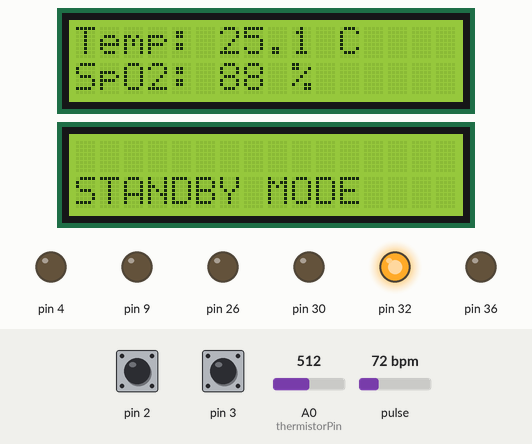
Recording of a sketch running on a simulated Arduino Mega 2560, built with avr-gcc and run on an emulated ATmega2560. On the bench: 2 × 16×2 character LCD, output pins drawn as LEDs (lit = HIGH). The test bench sets the inputs (shaded band); at power-on: pin 2 HIGH, A0 (thermistorPin) = 512, pin 3 HIGH, pulse 72 bpm.

Above: at 1.3 s.
1.4 s: pin 2 pulled LOW for 0.15 s
At 2.4 s:
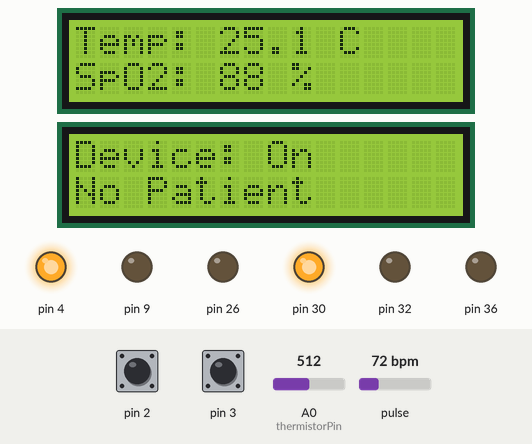
3.0 s: A0 (thermistorPin) set to 547
At 4.8 s:
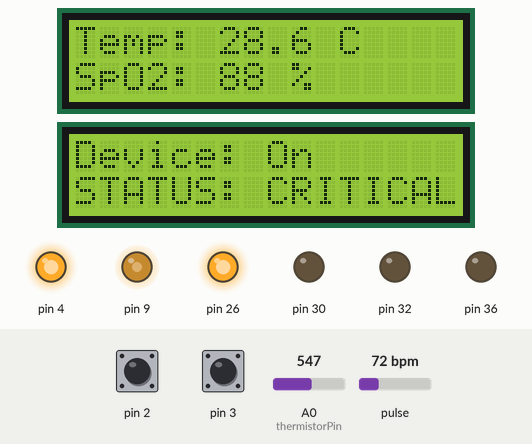
5.5 s: A0 (thermistorPin) set to 572
At 6.5 s:
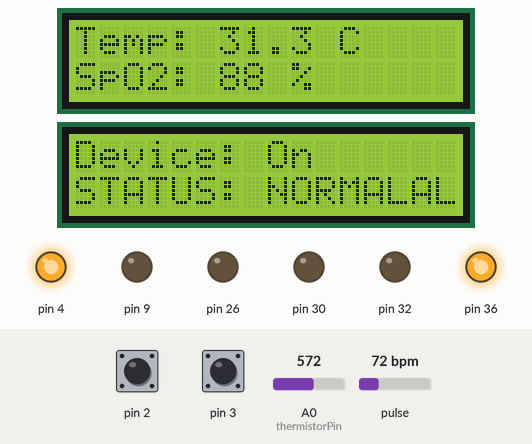
7.5 s: pin 3 pulled LOW for 0.15 s
At 8.1 s:
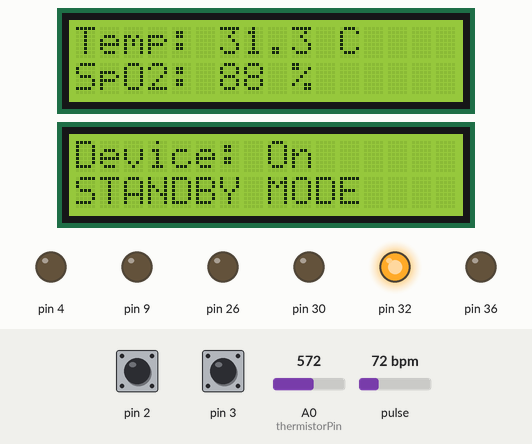
9.1 s: pin 2 pulled LOW for 1 s
At 10.4 s:
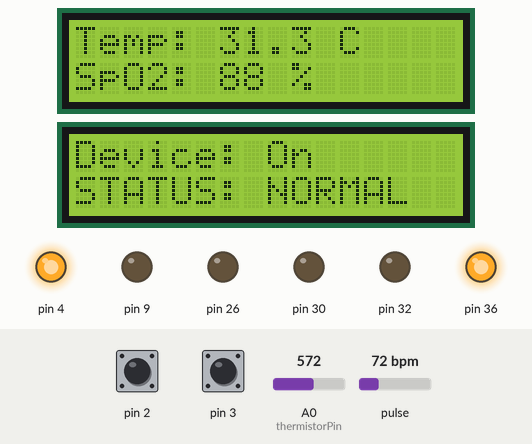
11.6 s: pulse set to 158 bpm
At 12.5 s:
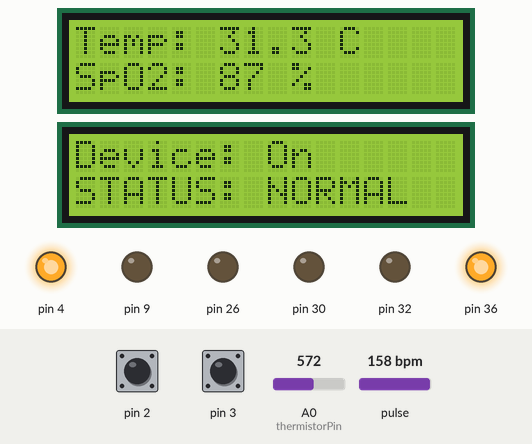
Timing chart, 0 to 14.6 s (numbered marks = the images above; inputs shaded):
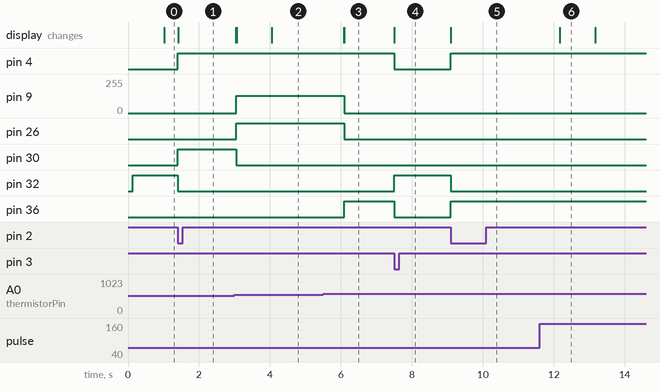

Measured:
- the behaviour switches between 531 and 532 on A0 (thermistorPin) (found by bisection; images 1 and 2)
- the behaviour switches between 559 and 560 on A0 (thermistorPin) (found by bisection; images 2 and 3)
- after the input at 1.4 s, pin 4, pin 30: LOW → HIGH at once; pin 32: HIGH → LOW at once; the display: changes at once (image 1)
- after the input at 3.0 s, pin 9: 0/255 → 128/255 after 0.06 s; pin 26: LOW → HIGH after 0.06 s; pin 30: HIGH → LOW after 0.06 s; the display: first changes at once (image 2 shows a later state)
- after the input at 5.5 s, pin 9: 128/255 → 0/255 after 0.59 s; pin 26: HIGH → LOW after 0.59 s; pin 36: LOW → HIGH after 0.59 s; the display: first changes after 0.58 s (image 3 shows a later state)
- after the input at 7.5 s, pin 4, pin 36: HIGH → LOW at once; pin 32: LOW → HIGH at once; the display: changes at once (image 4)
- after the input at 9.1 s, pin 4, pin 36: LOW → HIGH at once; pin 32: HIGH → LOW at once; the display: changes at once (image 5)
- after the input at 11.6 s, the display: changes after 0.56 s (image 6)

The sketch:

CPE_FinalProject.ino
```cpp
#include <LiquidCrystal.h>
#include <Wire.h>
#include "MAX30105.h"
#include <RTClib.h>

unsigned long lastDisplayTime = 0;
const unsigned long displayInterval = 60000;

#define F_CPU 16000000UL
#define BAUD 9600
#define MYUBRR (F_CPU/16/BAUD-1)

RTC_DS3231 rtc;
MAX30105 particleSensor;
LiquidCrystal lcdTop(52, 50, 48, 46, 44, 42);
LiquidCrystal lcdBottom(53, 51, 49, 47, 45, 43);

volatile bool deviceActive = false;
volatile unsigned long lastInterruptTime = 0;

float spo2Array[5] = {0,0,0,0,0};
int spo2Index = 0, spo2Count = 0;
float avgSpO2 = 0;
bool BODetected = false;

float axillaryArray[5] = {0,0,0,0,0};
int axIndex = 0, axCount = 0;
float avgAxillary = 0;
const int thermistorPin = A0;

const int B_COEFFICIENT = 3435;
const int SERIES_RESISTOR = 10000;
const int THERMISTOR_NOMINAL = 10000;
const int TEMPERATURE_NOMINAL = 25;

void UART_sendString(const char* str);
void readSpO2();
void readAxillary();
void handleVitalsDisplay();
void logicOFF();
void logicMonitoring();
void powerToggleISR();


void setup() {

  UBRR0H = (unsigned char)(MYUBRR >> 8);
  UBRR0L = (unsigned char)MYUBRR;
  UCSR0B = (1 << TXEN0);
  UCSR0C = (1 << UCSZ01) | (1 << UCSZ00);

  if (!rtc.begin()) UART_sendString("RTC Error\r\n");

  ADMUX = (1 << REFS0);
  ADCSRA = (1 << ADEN) | (1 << ADPS2) | (1 << ADPS1) | (1 << ADPS0);
  DDRG |= (1 << DDG5);
  DDRC |= (1 << DDC1) | (1 << DDC5) | (1 << DDC7);
  DDRA |= (1 << DDA4);
  DDRH |= (1 << DDH6);

  lcdTop.begin(16, 2);
  lcdBottom.begin(16, 2);

  if (!particleSensor.begin(Wire, I2C_SPEED_FAST)) {
    lcdBottom.print("SENSOR ERROR");
    while (1);
  }

  particleSensor.setup();
  particleSensor.setPulseAmplitudeRed(0x1F);
  particleSensor.setPulseAmplitudeIR(0x1F);

  DDRE &= ~((1 << DDE4) | (1 << DDE5));

  PORTE |= (1 << PORTE4) | (1 << PORTE5);

  attachInterrupt(digitalPinToInterrupt(2), powerToggleISR, FALLING);
  attachInterrupt(digitalPinToInterrupt(3), resetISR, FALLING);

  sei();
}

void loop() {

  readSpO2();
  readAxillary();

  if (deviceActive) {
    logicMonitoring();
  } else {
    logicOFF();
  }

  static unsigned long lastSecond = 0;
  if (millis() - lastSecond >= 1000) {
    handleVitalsDisplay();
    lastSecond = millis();
  }

  static unsigned long lastMinute = 0;
  if (millis() - lastMinute >= 60000) {
    logToSerial();
    lastMinute = millis();
  }
}

void logToSerial() {
  DateTime now = rtc.now();

  UART_sendString("[");
  UART_sendInt(now.hour());
  UART_sendString(":");
  if(now.minute() < 10) UART_sendString("0");
  UART_sendInt(now.minute());
  UART_sendString(":");
  if(now.second() < 10) UART_sendString("0");
  UART_sendInt(now.second());
  UART_sendString("] ");

  UART_sendString("STATE: ");
  if (!deviceActive) UART_sendString("OFF");
  else if (avgAxillary < 27.0 || avgSpO2 < 80.0) UART_sendString("ALARM");
  else if (avgAxillary <= 30.0 || avgSpO2 <= 85.0) UART_sendString("HEATING");
  else UART_sendString("NORMAL");

  UART_sendString(" | Temp: ");
  UART_sendFloat(avgAxillary);
  UART_sendString("C | SpO2: ");
  UART_sendFloat(avgSpO2);
  UART_sendString("%\r\n");
}

void powerToggleISR() {
  unsigned long now = millis();
  if (now - lastInterruptTime > 250) {
    deviceActive = !deviceActive;
    lastInterruptTime = now;
  }
}

void resetISR() {

  TCCR2A &= ~(1 << COM2B1);
  OCR2B = 0;

  PORTC |= (1 << PC1) | (1 << PC5) | (1 << PC7);
  PORTA |= (1 << PA4);

  for (int i = 0; i < 5; i++) {
    axillaryArray[i] = 0;
    spo2Array[i] = 0;
  }
  axIndex = 0;
  spo2Index = 0;

  deviceActive = false;
}

void logicOFF() {
  setHeaterPower(0);
  PORTG &= ~(1 << PG5);
  PORTC |= (1 << PC5);
  PORTC &= ~((1 << PC1) | (1 << PC7));
  PORTA &= ~(1 << PA4);

  lcdBottom.setCursor(0, 1);
  lcdBottom.print("STANDBY MODE    ");
}
void logicMonitoring() {
  PORTG |= (1 << PG5);
  if (avgAxillary < 27.0 || avgSpO2 < 80.0) {
    setHeaterPower(0);
    PORTC |= (1 << PC7);
    PORTC &= ~((1 << PC1) | (1 << PC5));
    PORTA &= ~(1 << PA4);

    lcdBottom.setCursor(0, 0);
    lcdBottom.print("Device: On");
    lcdBottom.setCursor(0, 1);
    lcdBottom.print("No Patient     ");
  }
  else if (avgAxillary <= 30.0 || avgSpO2 <= 85.0) {
    setHeaterPower(128);
    PORTA |= (1 << PA4);
    PORTC &= ~((1 << PC1) | (1 << PC5) | (1 << PC7));

    lcdBottom.setCursor(0, 0);
    lcdBottom.print("Device: On");
    lcdBottom.setCursor(0, 1);
    lcdBottom.print("STATUS: CRITICAL");
  }
  else {
    setHeaterPower(0);
    PORTC |= (1 << PC1);
    PORTC &= ~((1 << PC5) | (1 << PC7));
    PORTA &= ~(1 << PA4);

    lcdBottom.setCursor(0, 0);
    lcdBottom.print("Device: On");
    lcdBottom.setCursor(0, 1);
    lcdBottom.print("STATUS: NORMAL");
  }
}

void readSpO2() {
  long irValue = particleSensor.getIR();
  long redValue = particleSensor.getRed();

  if (irValue < 20000) {
    BODetected = false;
  } else {
    BODetected = true;
    float ratio = (float)redValue / (float)irValue;
    float currentReading = 110.0 - (25.0 * ratio);
    if (currentReading > 100) currentReading = 100;

    spo2Array[spo2Index] = currentReading;
    spo2Index = (spo2Index + 1) % 5;
    if (spo2Count < 5) spo2Count++;

    float sum = 0;
    for (int i = 0; i < 5; i++) sum += spo2Array[i];
    avgSpO2 = sum / 5.0;
  }
}
void readAxillary() {
  ADCSRA |= (1 << ADSC);
  while (ADCSRA & (1 << ADSC));

  int rawValue = 1023 - ADC;

  float currentTemp = 0.0;

  if (rawValue <= 5) {
    currentTemp = 0.0;
  }
  else if (rawValue >= 1020) {
    currentTemp = 99.9;
  }
  else {
    float resistance = 10000.0 / ((1023.0 / (float)rawValue) - 1.0);
    float steinhart = log(resistance / 10000.0) / 3435.0;
    steinhart += 1.0 / (25.0 + 273.15);
    currentTemp = (1.0 / steinhart) - 273.15;
  }

  axillaryArray[axIndex] = currentTemp;
  axIndex = (axIndex + 1) % 5;
}

void handleVitalsDisplay() {
  float tempSum = 0;
  for (int i = 0; i < 5; i++) tempSum += axillaryArray[i];
  avgAxillary = tempSum / 5.0;

  float o2Sum = 0;
  for (int i = 0; i < 5; i++) o2Sum += spo2Array[i];
  avgSpO2 = o2Sum / 5.0;

  lcdTop.setCursor(0, 0);
  lcdTop.print("Temp: ");
  lcdTop.print(avgAxillary, 1);
  lcdTop.print(" C      ");

  lcdTop.setCursor(0, 1);
  lcdTop.print("SpO2: ");
  lcdTop.print(avgSpO2, 0);
  lcdTop.print(" %      ");
}

void UART_transmit(unsigned char data) {
  while (!(UCSR0A & (1 << UDRE0)));
  UDR0 = data;
}

void UART_sendString(const char* str) {
  while (*str) UART_transmit(*str++);
}

void UART_sendInt(int num) {
  char buf[10];
  itoa(num, buf, 10);
  UART_sendString(buf);
}

void UART_sendFloat(float num) {
  char buf[10];
  dtostrf(num, 4, 1, buf);
  UART_sendString(buf);
}

void setHeaterPower(uint8_t duty) {
  TCCR2A = (1 << COM2B1) | (1 << WGM21) | (1 << WGM20);
  TCCR2B = (1 << CS22);
  OCR2B = duty;
}
```
